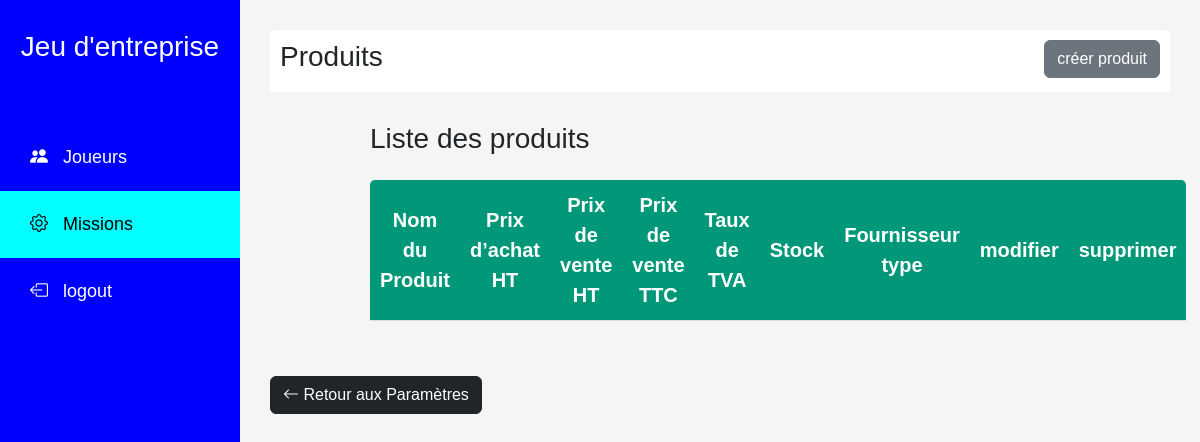
Before: /missions/produits (signed in) with the older database file.
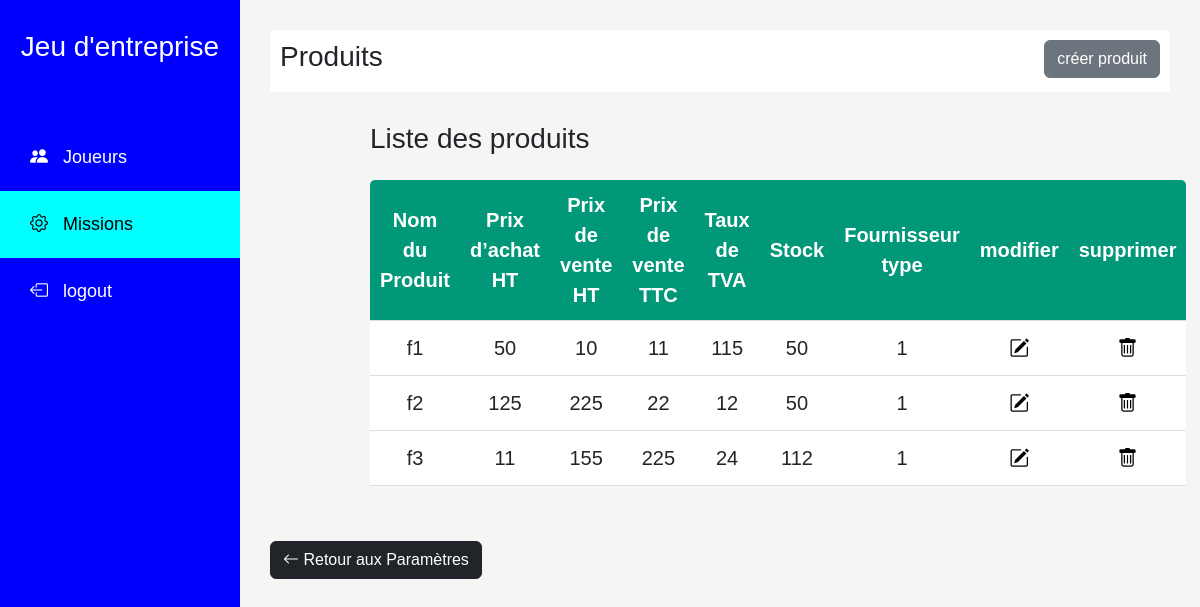
After: the same page with the newer database file.
### base/models.py (models this page shows)
class Produit(models.Model):
    Nom = models.CharField(max_length=200,null=True, unique=True)
    prix_achatHT = models.CharField(max_length=200,null=True)
    prix_venteHT = models.CharField(max_length=200,null=True)
    prix_venteTTC = models.CharField(max_length=200,null=True)
    TVA = models.CharField(max_length=200,null=True)
    stock = models.CharField(max_length=200,null=True)
    fournisseur = models.ForeignKey(Fournisseur, on_delete=models.CASCADE)
    def __str__(self):
        return self.Nom
    def get_values(self):
        return list(vars(self).values())[2:]

### base/views/views_cmissions.py (the view)
# urls.py: path('missions/produits', views.produits, name="produits"),
@permission_required('is_superuser')
def produits(request):
    form = createProduitForm()
    labels = list(map(lambda x:x.label, form.base_fields.values()))
    produits = Produit.objects.all()
    return render(request, "produits.html", context={"labels" : labels, "produits":produits})

### templates/admin/gestion_missions/gestion_commercial/produits.html
{% extends "dashboard.html" %}
{% block content %}
<div class="home-section-title">
    <h3>Produits</h3>
    <a href="{% url 'creer-produit'%}"><button class="btn btn-secondary">créer produit</button></a>
</div>
<div class="table-div">
    <h3>Liste des produits</h3>
    <table>
        <tr>
            {% for label in labels %}
                <th>{{label}}</th>
            {% endfor %}
            <th>modifier</th>
            <th>supprimer</th>
        </tr>
        {% for produit in produits %}
            <tr>
                {% for value in produit.get_values %}
                    <td>{{value}}</td>
                {% endfor %}
                <td><a href="{% url 'modifier-produit' produit %}"><i class="bi bi-pencil-square"></i></a></td>
                <td><a href="{% url 'supprimer-produit' produit %}"><i class="bi bi-trash"></i></a></td>
            </tr>
        {% endfor %}
    </table>
</div>
<div class="retour">
    <a href="{% url 'parametrage-gc' %}">
        <button type="button" class="btn btn-dark">
            <i class="bi bi-arrow-left"></i>
            <span>Retour aux Paramètres</span>
        </button>
    </a>
</div>
{% endblock content %}

### templates/admin/dashboard.html (shortened to what this page needs)
<!DOCTYPE html>
<html lang="en">
<head>
    {% load static %}
    <link href="https://cdn.jsdelivr.net/npm/bootstrap@5.2.1/dist/css/bootstrap.min.css" rel="stylesheet">
    <link rel="stylesheet" href="https://cdn.jsdelivr.net/npm/bootstrap-icons@1.3.0/font/bootstrap-icons.css">
    <link rel="stylesheet" href="{% static 'main.css' %}">
</head>
<body>
    <div class="side-bar">
        <div class="title">
            <h1>Jeu d'entreprise</h1>
        </div>
        <ul>
            <li>
                <a class="nav-link"  href="{% url 'joueurs' %}">
                    <i class="bi bi-people-fill"></i>
                    <span>Joueurs</span>
                </a>
            </li>
            <li>
                <a class="nav-link" href="{% url 'gestion-missions' %}">
                    <i class="bi bi-gear"></i>
                    <span>Missions</span>
                </a>
            </li>
            <li>
                <a class="nav-link" href="{% url 'logout' %}">
                    <i class="bi bi-box-arrow-left"></i>
                    <span>logout</span>
                </a>
            </li>
        </ul>
    </div>
        <div class="home-section" >
            {% block content %}
            {% endblock %}
        </div>
</body>
</html>

### static/css/main.css (style rules this page uses)
* { font-family: sans-serif; }
a { text-decoration: none; color: black; }
.side-bar { height: 100%; width: 240px; background-color: blue; position: fixed; }
.side-bar .title h1 { font-size: 28px; color: white; text-align: center; margin: 30px 20px; }
.side-bar ul { margin-top: 60px; list-style: none; padding-left: 0; }
.side-bar li { font-size: 18px; }
.side-bar i { margin: 10px; text-align: center; }
.side-bar a { text-decoration: none; color: white; padding: 20px; }
.active { background-color: aqua; color: black !important; }
.home-section { position: relative; left: 240px; width: calc(100% - 240px); background-color: #f5f5f5; height: 100vh; padding: 30px; }
.home-section-title { background-color: #fff; display: flex; padding: 10px; border-radius: 5px 5px 0 0; overflow: hidden; justify-content: space-between; }
.home-section table { background-color: #fff; border-collapse: collapse; margin:25px 0; min-width: 400px; font-size: 20px; text-align: center; border-radius: 5px 5px 0 0; overflow: hidden; }
.home-section table th { background-color: #009879; color: #fff; font-weight: bold; padding: 10px 10px; }
.home-section table td { padding: 12px 15px; }
.home-section table tr { border-bottom: 1px solid #dddddd; }
.home-section .table-div { padding: 30px 100px; }

Changed rows visible on the page:
added Produit: get_values "f1" "50" "10" "11" "115" "50" "1"
added Produit: get_values "f2" "125" "225" "22" "12" "50" "1"
added Produit: get_values "f3" "11" "155" "225" "24" "112" "1"
